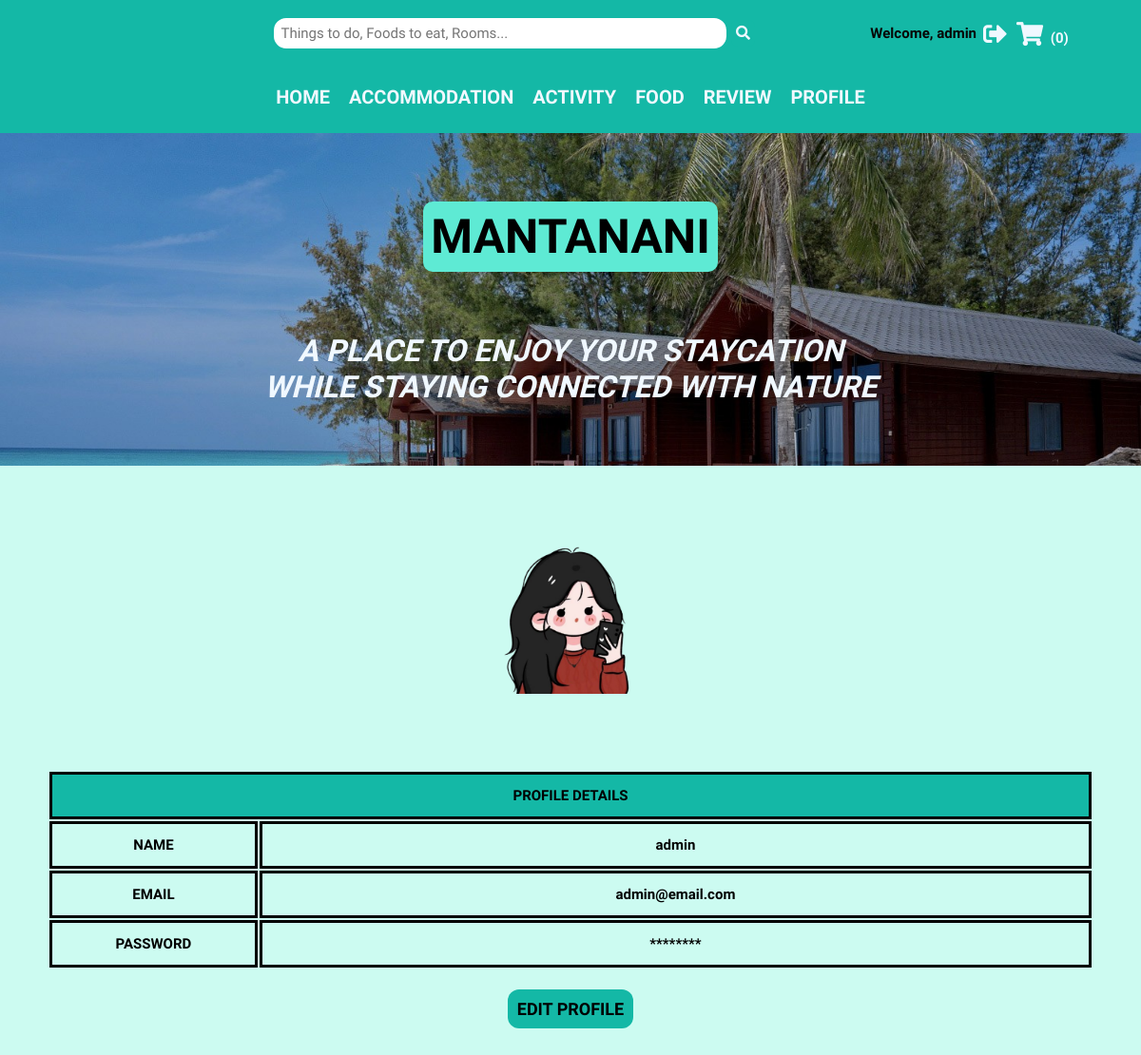
/MODULES/USER_MANAGEMENT_MODULE/profile.php (signed in), run on the app's committed database.
### tables this page shows
CREATE TABLE `user` (
  `userID` int(11) NOT NULL,
  `userEmail` varchar(255) NOT NULL,
  `userName` varchar(255) NOT NULL,
  `userPwd` varchar(255) NOT NULL,
  `userImg` varchar(255) NOT NULL,
  `userRole` int(11) NOT NULL COMMENT '1:Admin 2:User'
);

### MODULES/USER_MANAGEMENT_MODULE/profile.php (the view, shortened to what this page needs)
<?php
  include("../../../SMMS/CONFIG/config.php");
  $userID = $_SESSION['UID'];
  $sql_user =  "SELECT userName, userEmail, userPwd, userImg, userRole
  FROM user
  WHERE userID = ?";
  $stmt = mysqli_prepare($conn, $sql_user);
  mysqli_stmt_bind_param($stmt, "i", $userID);
  mysqli_stmt_execute($stmt);
  $result_user = mysqli_stmt_get_result($stmt);
  $user_data = mysqli_fetch_assoc($result_user);
  $userRole = $user_data['userRole'];
?>
<!DOCTYPE html>
<html lang="en">
  <head>
    <link rel="stylesheet" href="https://cdnjs.cloudflare.com/ajax/libs/font-awesome/5.15.4/css/all.min.css">
    <link rel="stylesheet" href="../../../SMMS/CSS/MISC/utils.css">
    <link rel="stylesheet" href="../../../SMMS/CSS/MISC/headerBanner.css">
    <link rel="stylesheet" href="../../../SMMS/CSS/MISC/topNav.css">
    <link rel="stylesheet" href="../../../SMMS/CSS/MISC/topHeader.css">
    <link rel="stylesheet" href="../../../SMMS/CSS/USER/profile.css">
  </head>
  <body>
    <?php include '../../INCLUDES/topHeader.php'; ?>
    <?php
      if ($userRole == 1) {
          include '../../INCLUDES/adminNav.php';
      } else {
          include '../../INCLUDES/userNav.php';
      }
    ?>
    <?php include '../../INCLUDES/headerBanner.php';?>
    <section class="userHome">
      <div class="profile-container">
        <div class="profile-img">
          <img src="<?php echo BASE_URL . '/' . htmlspecialchars($user_data['userImg']); ?>" alt="profile-img">
        </div>
        <div class="profile-info">
          <table id="profile-table">
            <th colspan="2">PROFILE DETAILS</th>
              <tr>
                <td class="title">NAME</td>
                <td class="content"><?php echo htmlspecialchars($user_data['userName']); ?></td>
              </tr>
              <tr>
                <td class="title">EMAIL</td>
                <td class="content"><?php echo htmlspecialchars($user_data['userEmail']); ?></td>
              </tr>
              <tr>
                <td class="title">PASSWORD</td>
                <td class="content">********</td>
              </tr>
          </table><br>
          <button id="edit-profile" onclick="window.location.href='editProfile.php'">EDIT PROFILE</button>
        </div>
      </div>
    </section>
  </body>
</html>

### CSS/MISC/utils.css (style rules this page uses)
:root { --teal-100: #ccfbf1; --teal-200: #99f6e4; --teal-300: #5eead4; --teal-400: #2dd4bf; --teal-500: #14b8a6; --jade-100: #19d6aa; --jade-200: #14ba93; --jade-300: #109e7d; --jade-400: #0b8468; --jade-500: #076a53; --black: #070504; --black-shadow: 0px 4px 4px rgba(0, 0, 0, 0.25); --aliceblue: #f0f8ff; }
* { font-family: 'Quicksand', sans-serif; margin: 0; padding: 0; box-sizing: border-box; outline: none; border: none; text-decoration: none; }
html { font-size: 62.5%; overflow-x: hidden; background-color: var(--teal-100); }

### CSS/USER/profile.css (style rules this page uses)
.userHome { padding: 1rem; min-height: 100vh; }
.profile-container { margin: 2rem; justify-content: center; align-items: center; text-align: center; }
.profile-img { margin: 2rem auto; width: 30rem; height: 30rem; transition: 0.75s; }
.profile-img img { width: 28rem; height: 28rem; padding: 2rem; border-radius: 3rem; transition: 0.75s; }
.profile-info { padding: 2rem; transition: 0.75s; }
#profile-table { width: 100%; transition: 0.75s; }
#profile-table th, td { height: 5rem; padding: 1rem; font-size: 1.5rem; font-weight: bold; border-style: solid; transition: 0.75s; }
#profile-table th { background-color: var(--teal-500); }
#profile-table .title { width: 20%; }
#edit-profile { margin-top: 1rem; padding: 1rem; background-color: var(--teal-500); font-size: 1.8rem; font-weight: bold; border-radius: 1.2rem; cursor: pointer; }
@media (max-width: 1200px) { .profile-img { margin: 2rem auto; width: 25rem; height: 25rem; } }
@media (max-width: 1200px) { .profile-img img { width: 23rem; height: 23rem; padding: 2rem; border-radius: 3rem; } }

### data on the page
user: userImg (placeholder picture), userName "admin", userEmail "admin@email.com"

### other printed values
$_SESSION["userName"] "admin"
